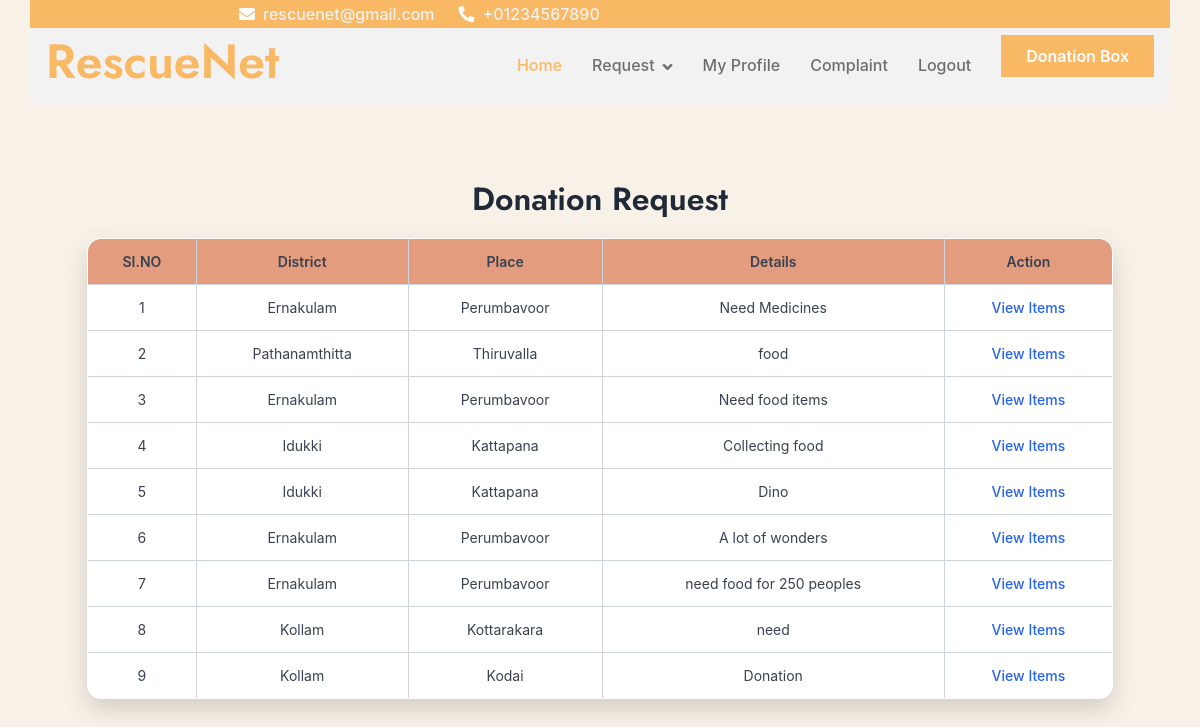
The page /Volunteer/ViewDonationRequest/ (signed in) on the database as committed earlier.
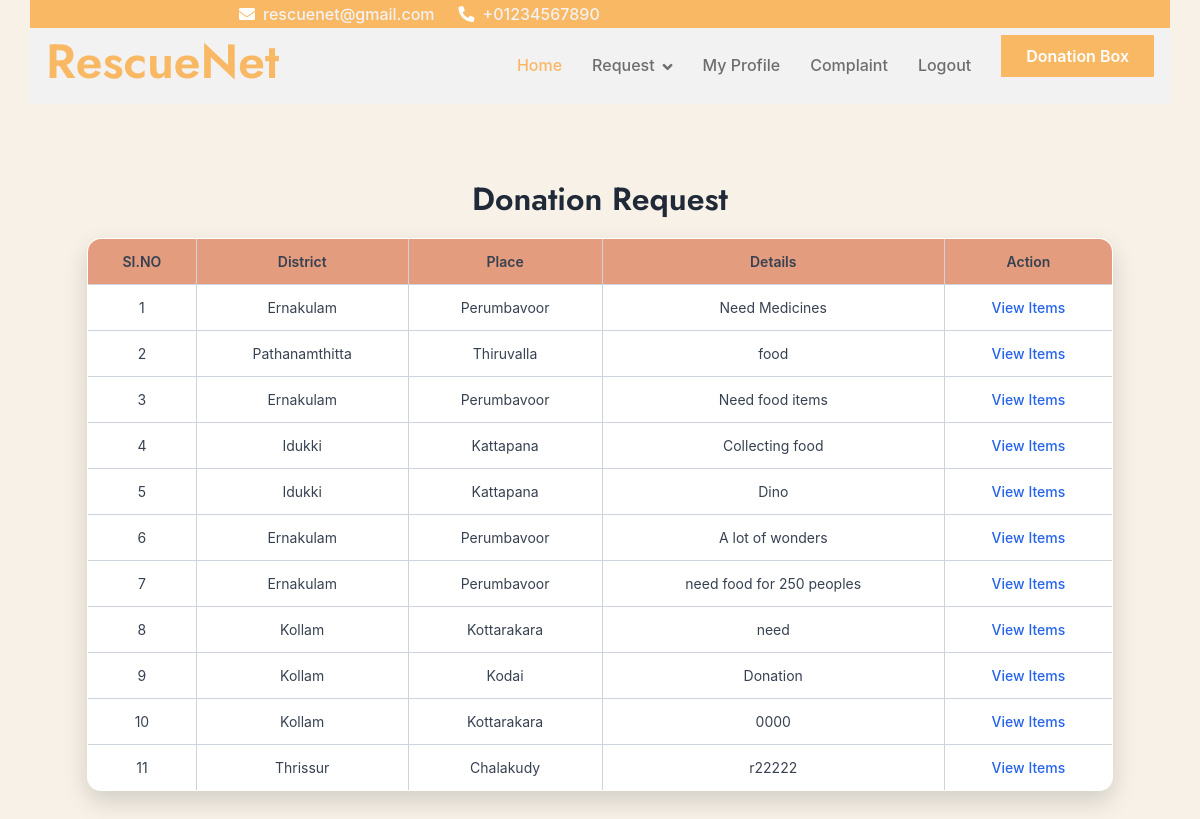
The same page on the database as committed later.
### Volunteer/models.py (models this page shows)
class tbl_donationrequest(models.Model):
    donationrequest_date=models.DateField(auto_now_add=True)
    donationrequest_status=models.IntegerField(default=0)
    donationrequest_details=models.CharField(max_length=100)
    place_id=models.ForeignKey(tbl_place,on_delete=models.CASCADE)
    user_id=models.ForeignKey(tbl_user,on_delete=models.CASCADE,null=True)

### Admin/models.py (models this page shows)
class tbl_place(models.Model):
    place_name = models.CharField(max_length=50)
    district = models.ForeignKey(tbl_district,on_delete=models.CASCADE)

class tbl_district(models.Model):
    district_name=models.CharField(max_length=50)

### Volunteer/views.py (the view)
# urls.py: path("ViewDonationRequest/",views.ViewDonationRequest,name="ViewDonationRequest"),
def ViewDonationRequest(request):
    if "vid" not in request.session:
        return redirect("Guest:Login")
    requestdata = tbl_donationrequest.objects.all()
    return render(request, 'Volunteer/ViewDonationRequest.html', {'requestdata': requestdata})

### Volunteer/Templates/Volunteer/ViewDonationRequest.html (shortened to what this page needs)
{% extends 'Volunteer/Header.html' %}
{% block content %}
<!DOCTYPE html>
<html lang="en">
<head>
</head>
<body>
    <form action="" method="post">
        <h2 style="text-align: center;">Donation Request</h2>
        <table align="center">
            <tr>
                <td>SI.NO</td>
                <td>District</td>
                <td>Place</td>
                <td>Details</td>
                <td>Action</td>
            </tr>
            {% for i in requestdata %}
            <tr>
                <td>{{ forloop.counter }}</td>
                <td>{{ i.place_id.district.district_name }}</td>
                <td>{{ i.place_id.place_name }}</td>
                <td>{{ i.donationrequest_details }}</td>
                <td>
                    <a href="{% url 'Volunteer:ViewItem' i.id %}">View Items</a>
                </td>
            </tr>
            {% endfor %}
        </table>
    </form>
</body>
</html>
{% endblock %}

Rows that differ between the two databases and show on the page:
added tbl_donationrequest: place_id.district.district_name "Kollam", place_id.place_name "Kottarakara", donationrequest_details "0000"
added tbl_donationrequest: place_id.district.district_name "Thrissur", place_id.place_name "Chalakudy", donationrequest_details "r22222"
